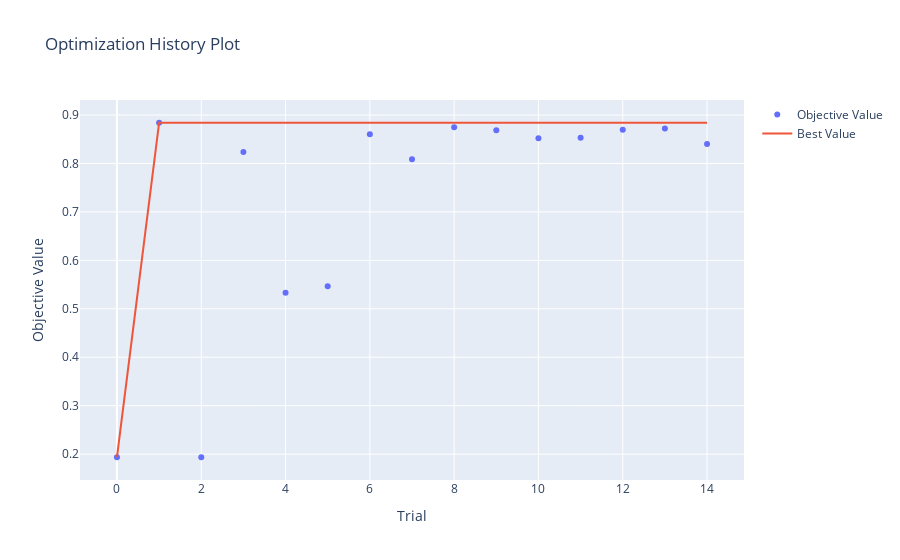
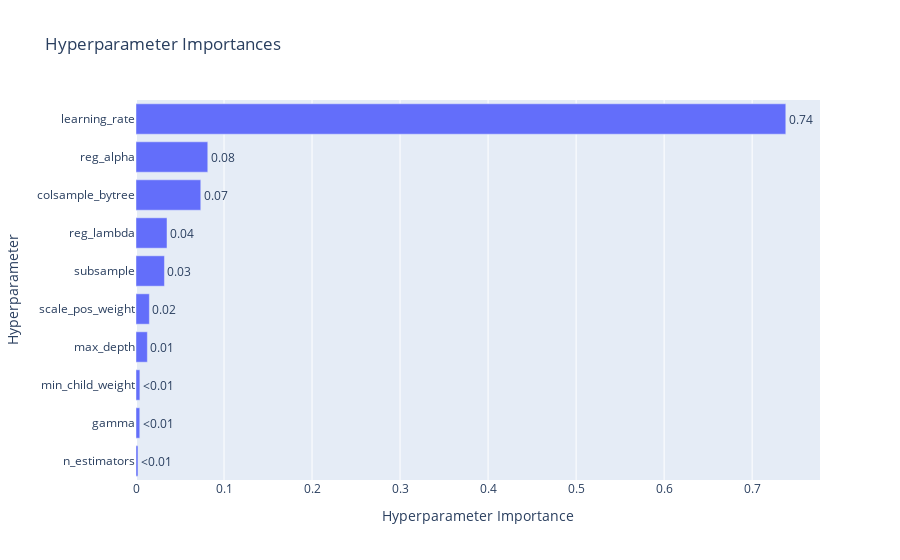

Source (notebook cell) for these figures, in order:
### Code cell
# Visualizations
vis.plot_optimization_history(study_xg).show()
vis.plot_param_importances(study_xg).show()

### Figure 1 — Plotly figure (JSON) as saved in the notebook; plotly's stock layout.template omitted (floating-point values rounded to 4 significant figures)
{"data": [{"mode": "markers", "name": "Objective Value", "x": [0, 1, 2, 3, 4, 5, 6, 7, 8, 9, 10, 11, 12, 13, 14], "y": [0.1936, 0.884, 0.1936, 0.8238, 0.5332, 0.5466, 0.8602, 0.8087, 0.8745, 0.8685, 0.8519, 0.8532, 0.8694, 0.8721, 0.8401], "type": "scatter"}, {"mode": "lines", "name": "Best Value", "x": [0, 1, 2, 3, 4, 5, 6, 7, 8, 9, 10, 11, 12, 13, 14], "y": [0.1936, 0.884, 0.884, 0.884, 0.884, 0.884, 0.884, 0.884, 0.884, 0.884, 0.884, 0.884, 0.884, 0.884, 0.884], "type": "scatter"}, {"marker": {"color": "#cccccc"}, "mode": "markers", "name": "Infeasible Trial", "showlegend": false, "x": [], "y": [], "type": "scatter"}], "layout": {"title": {"text": "Optimization History Plot"}, "xaxis": {"title": {"text": "Trial"}}, "yaxis": {"title": {"text": "Objective Value"}}}}

### Figure 2 — Plotly figure (JSON) as saved in the notebook; plotly's stock layout.template omitted (floating-point values rounded to 4 significant figures)
{"data": [{"cliponaxis": false, "hovertemplate": ["n_estimators (IntDistribution): 0.0022466225302040146<extra></extra>", "gamma (FloatDistribution): 0.004292357286927923<extra></extra>", "min_child_weight (IntDistribution): 0.004410981012838311<extra></extra>", "max_depth (IntDistribution): 0.012905183761350261<extra></extra>", "scale_pos_weight (FloatDistribution): 0.01518373415384934<extra></extra>", "subsample (FloatDistribution): 0.03233570533001679<extra></extra>", "reg_lambda (FloatDistribution): 0.0352544066566851<extra></extra>", "colsample_bytree (FloatDistribution): 0.07359141527860324<extra></extra>", "reg_alpha (FloatDistribution): 0.08155210607904592<extra></extra>", "learning_rate (FloatDistribution): 0.7382274879104791<extra></extra>"], "name": "Objective Value", "orientation": "h", "text": ["<0.01", "<0.01", "<0.01", "0.01", "0.02", "0.03", "0.04", "0.07", "0.08", "0.74"], "textposition": "outside", "x": [0.002247, 0.004292, 0.004411, 0.01291, 0.01518, 0.03234, 0.03525, 0.07359, 0.08155, 0.7382], "y": ["n_estimators", "gamma", "min_child_weight", "max_depth", "scale_pos_weight", "subsample", "reg_lambda", "colsample_bytree", "reg_alpha", "learning_rate"], "type": "bar"}], "layout": {"title": {"text": "Hyperparameter Importances"}, "xaxis": {"title": {"text": "Hyperparameter Importance"}}, "yaxis": {"title": {"text": "Hyperparameter"}}}}
